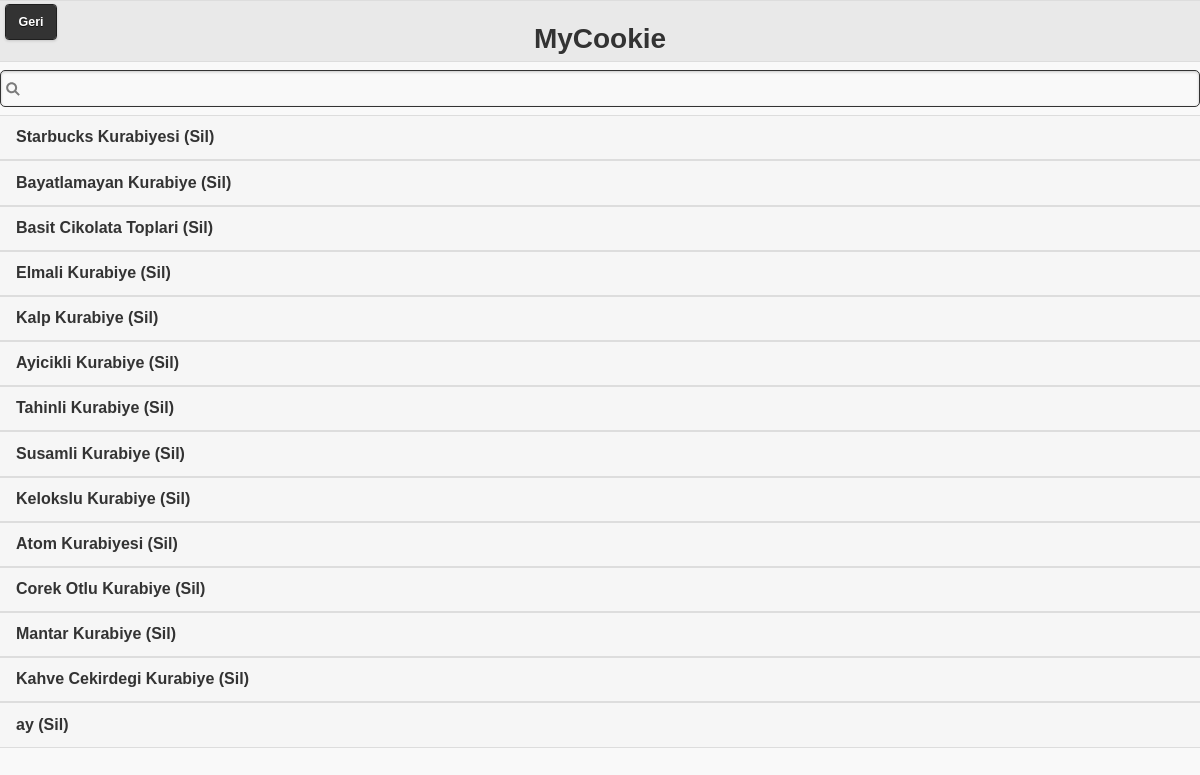
The app's page /panel/veriler2.php?sil=1 (signed in) with its own data.
### tables this page shows
CREATE TABLE `tarifler` (
  `id` int(11) NOT NULL,
  `adi` text NOT NULL,
  `tarif` text NOT NULL,
  `malzeme` text NOT NULL,
  `sure` varchar(11) NOT NULL,
  `kisi` varchar(255) NOT NULL,
  `derece` varchar(255) NOT NULL,
  `resim` varchar(256) NOT NULL
);

### panel/veriler2.php (the view, shortened to what this page needs)
<!DOCTYPE html>
<!DOCTYPE html>
<html>
<head>
<link href="./css/jquery.mobile-1.4.5.min.css" rel="stylesheet" type="text/css"/>
<?php
include 'connection.php';
?>
<html>
    <head>
    </head>
    <body>
	<div data-role="page" >
		<div data-role="header" >
				<a href="giris.php" id="aa"  data-theme="b"  >Geri</a>
				<h1>MyCookie</h1>
		</div>
		<div id="content">
			<ul data-role="listview" data-filter="true" data-filter-placeholder data-filter-theme  data-theme="c">
				<?php
				$sql = "select * from tarifler";
				$result = $conn->query($sql);
				if($result->num_rows>0){
					while ($rs = $result->fetch_object()){
				?>
						 <ul data-role="listview" data-icon="false" >
							<li>
								<a href="sil.php?id=<?php echo $rs->id ?>"><?php echo $rs->adi?> (Sil)</a>
							</li>
						</ul>
				<?php
					}
				}
				?>
			</ul>
		</div>
     </div>
    </body>
</html>

### panel/veriler2.php (style rules this page uses)
[data-role~=header] { height:60px!important; font-size:28px!important; }

### records on screen
tarifler: adi "Starbucks Kurabiyesi"
tarifler: adi "Bayatlamayan Kurabiye"
tarifler: adi "Basit Cikolata Toplari"
tarifler: adi "Elmali Kurabiye"
tarifler: adi "Kalp Kurabiye"
tarifler: adi "Ayicikli Kurabiye"
tarifler: adi "Tahinli Kurabiye"
tarifler: adi "Susamli Kurabiye"
tarifler: adi "Kelokslu Kurabiye"
tarifler: adi "Atom Kurabiyesi"
tarifler: adi "Corek Otlu Kurabiye"
tarifler: adi "Mantar Kurabiye"
tarifler: adi "Kahve Cekirdegi Kurabiye"
tarifler: adi "ay"
